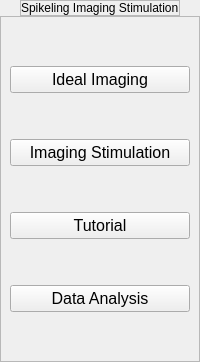
            <widget class="QWidget" name="Imaging_SubMenu_page">
             <layout class="QVBoxLayout" name="verticalLayout_10">
              <property name="spacing">
               <number>0</number>
              </property>
              <property name="leftMargin">
               <number>0</number>
              </property>
              <property name="topMargin">
               <number>0</number>
              </property>
              <property name="rightMargin">
               <number>0</number>
              </property>
              <property name="bottomMargin">
               <number>0</number>
              </property>
              <item alignment="Qt::AlignHCenter|Qt::AlignTop">
               <widget class="QFrame" name="Imaging_SubMenu_label_frame">
                <property name="frameShape">
                 <enum>QFrame::StyledPanel</enum>
                </property>
                <property name="frameShadow">
                 <enum>QFrame::Raised</enum>
                </property>
                <layout class="QVBoxLayout" name="verticalLayout_20">
                 <property name="spacing">
                  <number>0</number>
                 </property>
                 <property name="leftMargin">
                  <number>0</number>
                 </property>
                 <property name="topMargin">
                  <number>0</number>
                 </property>
                 <property name="rightMargin">
                  <number>0</number>
                 </property>
                 <property name="bottomMargin">
                  <number>0</number>
                 </property>
                 <item>
                  <widget class="QLabel" name="Imaging_SubMenu_label">
                   <property name="text">
                    <string>Spikeling Imaging Stimulation</string>
                   </property>
                  </widget>
                 </item>
                </layout>
               </widget>
              </item>
              <item>
               <widget class="QFrame" name="Imaging_SubMenu_button_frame">
                <property name="frameShape">
                 <enum>QFrame::StyledPanel</enum>
                </property>
                <property name="frameShadow">
                 <enum>QFrame::Raised</enum>
                </property>
                <layout class="QVBoxLayout" name="verticalLayout_59">
                 <item>
                  <spacer name="verticalSpacer_8">
                   <property name="orientation">
                    <enum>Qt::Vertical</enum>
                   </property>
                   <property name="sizeHint" stdset="0">
                    <size>
                     <width>20</width>
                     <height>40</height>
                    </size>
                   </property>
                  </spacer>
                 </item>
                 <item>
                  <widget class="QPushButton" name="ImagingIdeal_pushButton">
                   <property name="font">
                    <font>
                     <pointsize>12</pointsize>
                    </font>
                   </property>
                   <property name="text">
                    <string>Ideal Imaging</string>
                   </property>
                   <property name="icon">
                    <iconset resource="resources.qrc">
                     <normaloff>:/resources/resources/Imaging.png</normaloff>:/resources/resources/Imaging.png</iconset>
                   </property>
                   <property name="iconSize">
                    <size>
                     <width>30</width>
                     <height>30</height>
                    </size>
                   </property>
                  </widget>
                 </item>
                 <item>
                  <spacer name="verticalSpacer_9">
                   <property name="orientation">
                    <enum>Qt::Vertical</enum>
                   </property>
                   <property name="sizeHint" stdset="0">
                    <size>
                     <width>20</width>
                     <height>40</height>
                    </size>
                   </property>
                  </spacer>
                 </item>
                 <item>
                  <widget class="QPushButton" name="ImagingStimulation_pushButton">
                   <property name="font">
                    <font>
                     <pointsize>12</pointsize>
                    </font>
                   </property>
                   <property name="text">
                    <string>Imaging Stimulation</string>
                   </property>
                   <property name="icon">
                    <iconset resource="resources.qrc">
                     <normaloff>:/resources/resources/Imaging.png</normaloff>:/resources/resources/Imaging.png</iconset>
                   </property>
                   <property name="iconSize">
                    <size>
                     <width>30</width>
                     <height>30</height>
                    </size>
                   </property>
                  </widget>
                 </item>
                 <item>
                  <spacer name="verticalSpacer_10">
                   <property name="orientation">
                    <enum>Qt::Vertical</enum>
                   </property>
                   <property name="sizeHint" stdset="0">
                    <size>
                     <width>20</width>
                     <height>40</height>
                    </size>
                   </property>
                  </spacer>
                 </item>
                 <item>
                  <widget class="QPushButton" name="ImagingTutorial_pushButton">
                   <property name="font">
                    <font>
                     <pointsize>12</pointsize>
                    </font>
                   </property>
                   <property name="text">
                    <string>Tutorial</string>
                   </property>
                   <property name="icon">
                    <iconset resource="resources.qrc">
                     <normaloff>:/resources/resources/Tutorial.png</normaloff>:/resources/resources/Tutorial.png</iconset>
                   </property>
                   <property name="iconSize">
                    <size>
                     <width>30</width>
                     <height>30</height>
                    </size>
                   </property>
                  </widget>
                 </item>
                 <item>
                  <spacer name="verticalSpacer_11">
                   <property name="orientation">
                    <enum>Qt::Vertical</enum>
                   </property>
                   <property name="sizeHint" stdset="0">
                    <size>
                     <width>20</width>
                     <height>40</height>
                    </size>
                   </property>
                  </spacer>
                 </item>
                 <item>
                  <widget class="QPushButton" name="ImagingDataAnalysis_pushButton">
                   <property name="font">
                    <font>
                     <pointsize>12</pointsize>
                    </font>
                   </property>
                   <property name="text">
                    <string>Data Analysis</string>
                   </property>
                   <property name="icon">
                    <iconset resource="resources.qrc">
                     <normaloff>:/resources/resources/DataAnalysis.png</normaloff>:/resources/resources/DataAnalysis.png</iconset>
                   </property>
                   <property name="iconSize">
                    <size>
                     <width>30</width>
                     <height>30</height>
                    </size>
                   </property>
                  </widget>
                 </item>
                 <item>
                  <spacer name="verticalSpacer_12">
                   <property name="orientation">
                    <enum>Qt::Vertical</enum>
                   </property>
                   <property name="sizeHint" stdset="0">
                    <size>
                     <width>20</width>
                     <height>40</height>
                    </size>
                   </property>
                  </spacer>
                 </item>
                </layout>
               </widget>
              </item>
             </layout>
            </widget>
